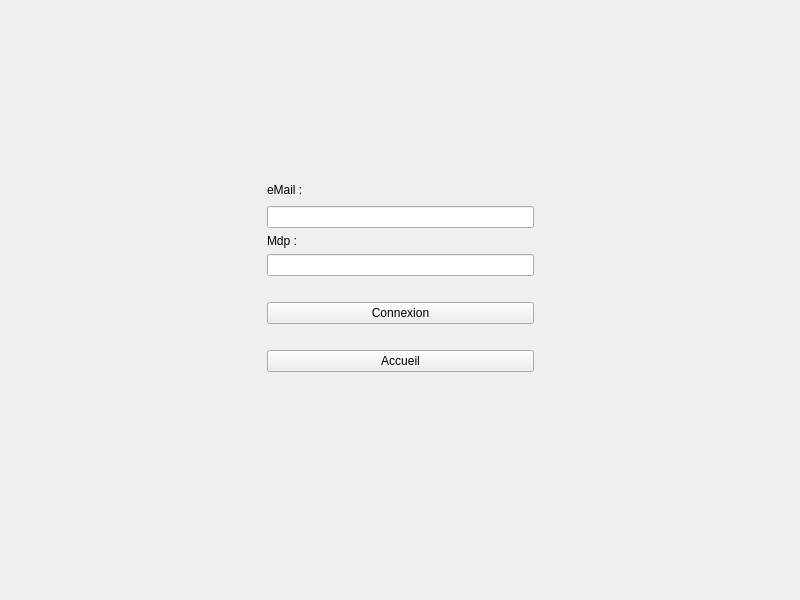
<?xml version="1.0" encoding="UTF-8"?>
<ui version="4.0">
 <class>Connexion</class>
 <widget class="QMainWindow" name="Connexion">
  <property name="geometry">
   <rect>
    <x>0</x>
    <y>0</y>
    <width>800</width>
    <height>600</height>
   </rect>
  </property>
  <property name="windowTitle">
   <string>Connexion</string>
  </property>
  <widget class="QWidget" name="centralwidget">
   <widget class="QWidget" name="gridLayoutWidget">
    <property name="geometry">
     <rect>
      <x>0</x>
      <y>0</y>
      <width>801</width>
      <height>551</height>
     </rect>
    </property>
    <layout class="QGridLayout" name="gridLayout">
     <item row="1" column="2">
      <spacer name="horizontalSpacer_2">
       <property name="orientation">
        <enum>Qt::Horizontal</enum>
       </property>
       <property name="sizeHint" stdset="0">
        <size>
         <width>40</width>
         <height>20</height>
        </size>
       </property>
      </spacer>
     </item>
     <item row="1" column="0">
      <spacer name="horizontalSpacer">
       <property name="orientation">
        <enum>Qt::Horizontal</enum>
       </property>
       <property name="sizeHint" stdset="0">
        <size>
         <width>40</width>
         <height>20</height>
        </size>
       </property>
      </spacer>
     </item>
     <item row="6" column="1">
      <widget class="QLabel" name="label_4">
       <property name="text">
        <string>Mdp :</string>
       </property>
      </widget>
     </item>
     <item row="0" column="1">
      <spacer name="verticalSpacer_2">
       <property name="orientation">
        <enum>Qt::Vertical</enum>
       </property>
       <property name="sizeHint" stdset="0">
        <size>
         <width>20</width>
         <height>40</height>
        </size>
       </property>
      </spacer>
     </item>
     <item row="13" column="1">
      <spacer name="verticalSpacer">
       <property name="orientation">
        <enum>Qt::Vertical</enum>
       </property>
       <property name="sizeHint" stdset="0">
        <size>
         <width>20</width>
         <height>40</height>
        </size>
       </property>
      </spacer>
     </item>
     <item row="10" column="1">
      <widget class="QPushButton" name="boutton_Compte">
       <property name="text">
        <string>Connexion</string>
       </property>
      </widget>
     </item>
     <item row="7" column="1">
      <widget class="QLineEdit" name="lineEdit_Mdp">
       <property name="echoMode">
        <enum>QLineEdit::Password</enum>
       </property>
      </widget>
     </item>
     <item row="4" column="1">
      <widget class="QLineEdit" name="lineEdit_eMail"/>
     </item>
     <item row="12" column="1">
      <widget class="QPushButton" name="retourAccueil">
       <property name="text">
        <string>Accueil</string>
       </property>
      </widget>
     </item>
     <item row="8" column="1">
      <widget class="QLabel" name="label_7">
       <property name="text">
        <string/>
       </property>
      </widget>
     </item>
     <item row="11" column="1">
      <widget class="QLabel" name="label_6">
       <property name="text">
        <string/>
       </property>
      </widget>
     </item>
     <item row="1" column="1">
      <widget class="QLabel" name="label_2">
       <property name="text">
        <string>eMail :</string>
       </property>
      </widget>
     </item>
    </layout>
   </widget>
  </widget>
 </widget>
 <tabstops>
  <tabstop>lineEdit_eMail</tabstop>
  <tabstop>lineEdit_Mdp</tabstop>
  <tabstop>boutton_Compte</tabstop>
 </tabstops>
 <resources/>
 <connections/>
</ui>
